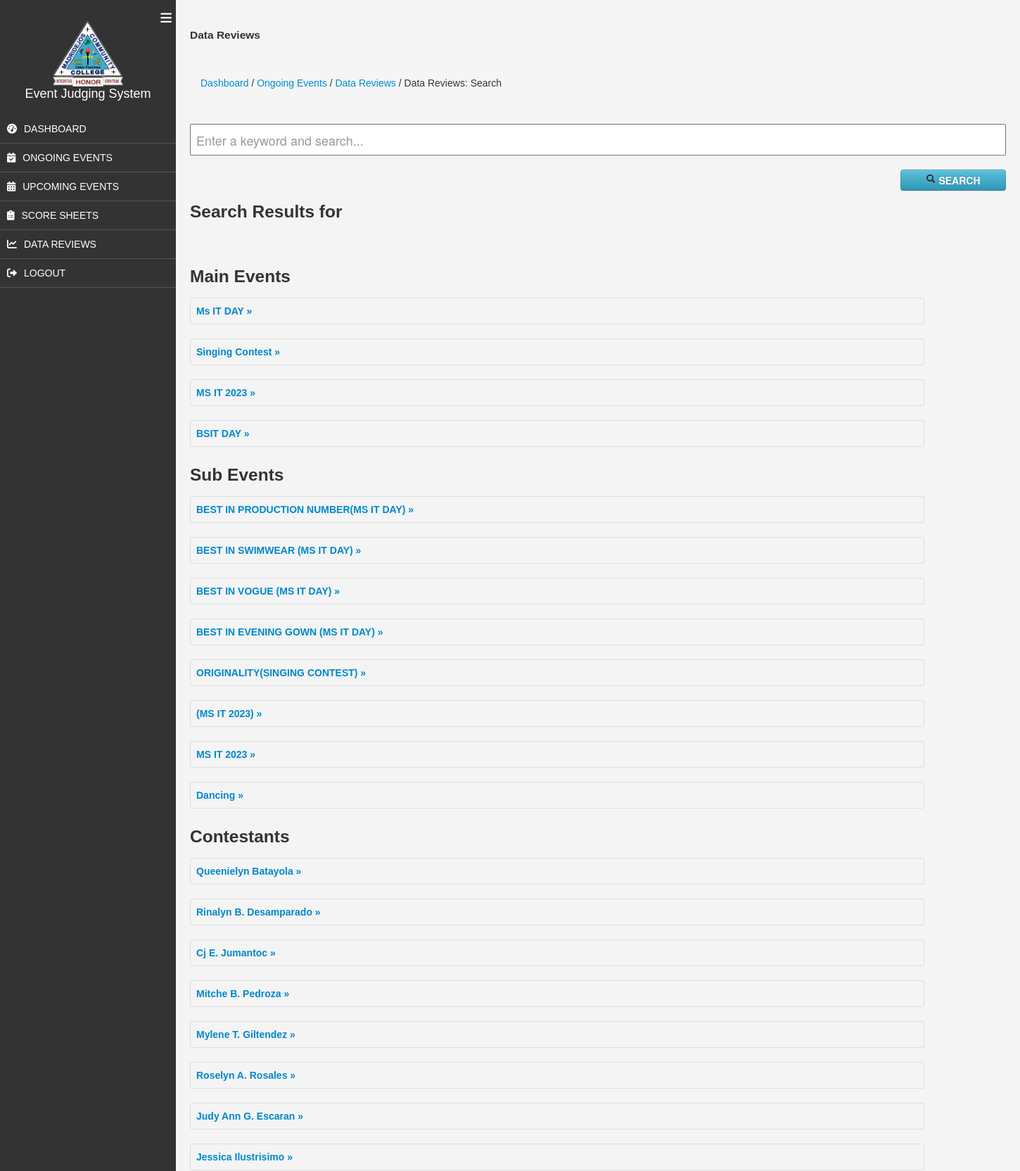
/admin/review_search.php (signed in, upper part), run on the app's committed database.
### tables this page shows
CREATE TABLE `main_event` (
  `mainevent_id` int(11) NOT NULL,
  `event_name` text NOT NULL,
  `status` text NOT NULL,
  `organizer_id` int(11) NOT NULL,
  `sy` varchar(9) NOT NULL,
  `date_start` text NOT NULL,
  `date_end` text NOT NULL,
  `place` text NOT NULL
);

CREATE TABLE `sub_event` (
  `subevent_id` int(11) NOT NULL,
  `mainevent_id` int(11) NOT NULL,
  `organizer_id` int(11) NOT NULL,
  `event_name` text NOT NULL,
  `status` text NOT NULL,
  `eventdate` text NOT NULL,
  `eventtime` text NOT NULL,
  `place` text NOT NULL,
  `txtpoll_status` text NOT NULL,
  `view` varchar(15) NOT NULL,
  `txtpollview` varchar(15) NOT NULL,
  `banner` varchar(100) NOT NULL
);

CREATE TABLE `contestants` (
  `contestant_id` int(11) NOT NULL,
  `fullname` text NOT NULL,
  `subevent_id` int(11) NOT NULL,
  `contestant_ctr` int(11) NOT NULL,
  `status` text NOT NULL,
  `txt_code` text NOT NULL,
  `rand_code` int(15) NOT NULL,
  `txtPollScore` int(11) NOT NULL,
  `Picture` text NOT NULL,
  `AddOn` varchar(80) NOT NULL
);

### admin/review_search.php (the view, shortened to what this page needs)
<!DOCTYPE html>
<html lang="en">
<?php
include('header2.php');
include('session.php');
$txtsearch = $_POST['txtsearch'];
?>
<head>
  <link rel="stylesheet" href="https://cdnjs.cloudflare.com/ajax/libs/font-awesome/6.0.0-beta3/css/all.min.css">
</head>
<body>
  <div class="sidebar" id="sidebar">
    <button class="toggle-btn" id="toggle-btn"><i class="fas fa-bars"></i></button>
    <div class="sidebar-heading">
      <img src="../img/logo.png" alt="Logo">
      <div>Event Judging System</div>
    </div>
    <ul>
      <li><a href="dashboard.php"><i class="fas fa-tachometer-alt"></i> <span>DASHBOARD</span></a></li>
      <li><a href="home.php"><i class="fas fa-calendar-check"></i> <span>ONGOING EVENTS</span></a></li>
      <li><a href="upcoming_events.php"><i class="fas fa-calendar-alt"></i> <span>UPCOMING EVENTS</span></a></li>
      <li><a href="score_sheets.php"><i class="fas fa-clipboard-list"></i> <span>SCORE SHEETS</span></a></li>
      <li><a href="rev_main_event.php"><i class="fas fa-chart-line"></i> <span>DATA REVIEWS</span></a></li>
      <li><a href="#" id="logout"><i class="fas fa-sign-out-alt"></i> <span>LOGOUT</span></a></li>
    </ul>
  </div>
  <div class="main" id="main-content">
    <div class="container">
      <h1>Data Reviews</h1>
    </div>
    <div class="container">
      <br />
      <div class="col-md-12">
        <ul class="breadcrumb">
          <li><a href="dashboard.php">Dashboard</a> / </li>
          <li><a href="home.php">Ongoing Events</a> / </li>
          <li><a href="rev_main_event.php">Data Reviews</a> / </li>
          <li>Data Reviews: Search</li>
        </ul>
      </div>
      <br />
    </div>
    <div class="col-lg-10">
      <form method="POST" target="_self" action="review_search.php">
        <input style="font-size: large; height: 45px !important; text-indent: 7px !important;" class="form-control btn-block" name="txtsearch" placeholder="Enter a keyword and search..." value="<?php echo $txtsearch; ?>" />
        <br />
        <button class="btn btn-info pull-right" style="width: 150px !important;"><i class="icon-search"></i> <strong>SEARCH</strong></button>
      </form>
    </div>
    <div class="row">
      <div class="span12">
        <h3>Search Results for <i><ins><?php echo $txtsearch; ?></ins></i></h3>
        <hr />
      </div>
    </div>
    <?php
      $event_query = $conn->query("select * from main_event where event_name like '%$txtsearch%'") or die(mysql_error());
      $menum_row = $event_query->rowcount();
      if( $menum_row > 0) { ?>
        <h3>Main Events</h3>
        <?php while ($event_row = $event_query->fetch()) {
          $search_mainevent_id = $event_row['mainevent_id']; ?>
          <table class="table table-bordered">
            <thead>
              <th><a title="click to view full details" target="_blank" href="print_all_results.php?main_event_id=<?php echo $search_mainevent_id; ?>"><?php echo $event_row['event_name']; ?> &raquo;</a></th>
            </thead>
          </table>
        <?php } } ?>
    <?php
      $event_query = $conn->query("select * from sub_event where event_name like '%$txtsearch%'") or die(mysql_error());
      $menum_row = $event_query->rowcount();
      if( $menum_row > 0) { ?>
        <h3>Sub Events</h3>
        <?php while ($event_row = $event_query->fetch()) {
          $search_mainevent_id = $event_row['mainevent_id'];
          $search_subevent_id = $event_row['subevent_id']; ?>
          <table class="table table-bordered">
            <thead>
              <th><a title="click to view full details" target="_blank" href="review_result.php?mainevent_id=<?php echo $search_mainevent_id; ?>&sub_event_id=<?php echo $search_subevent_id; ?>"><?php echo $event_row['event_name']; ?> &raquo;</a></th>
            </thead>
          </table>
        <?php } } ?>
    <?php
      $event_query = $conn->query("select * from contestants where fullname like '%$txtsearch%'") or die(mysql_error());
      $menum_row = $event_query->rowcount();
      if( $menum_row > 0) { ?>
        <h3>Contestants</h3>
        <?php while ($event_row = $event_query->fetch()) {
          $search_contestant_id = $event_row['contestant_id']; ?>
          <table class="table table-bordered">
            <thead>
              <th><a title="click to view full details" href="#"><?php echo $event_row['fullname']; ?> &raquo;</a></th>
            </thead>
          </table>
        <?php } } ?>
    </div>
</body>
</html>

### admin/header2.php (shortened to what this page needs)
<head>
    <link href="..//assets/css/bootstrap.css" rel="stylesheet">
    <link href="..//assets/css/bootstrap-responsive.css" rel="stylesheet">
    <link href="..//assets/css/docs.css" rel="stylesheet">
    <link href="..//assets/js/google-code-prettify/prettify.css" rel="stylesheet">
    <link href="..//assets/fullcalendar/main.css" rel="stylesheet">
  </head>

### assets/css/docs.css (style rules this page uses)
body { position: relative; padding-top: 40px; }
h2 + table, h3 + table, h4 + table, h2 + .row { margin-top: 5px; }

### assets/fullcalendar/main.css (style rules this page uses)
:root { --fc-daygrid-event-dot-width: 8px; }
:root { --fc-list-event-dot-width: 10px; --fc-list-event-hover-bg-color: #f5f5f5; }

### admin/review_search.php (style rules this page uses)
body { font-family: Arial, sans-serif; background-color: #f4f4f4; margin: 0; padding: 0; }
.sidebar { position: fixed; top: 0; left: 0; height: 100%; width: 250px; background-color: #333; color: #fff; padding-top: 20px; transition: all 0.3s; overflow: hidden; }
.sidebar .toggle-btn { position: absolute; top: 15px; right: -0px; background-color: transparent; color: #fff; border: none; cursor: pointer; transition: all 0.3s; }
.sidebar .toggle-btn i { font-size: 18px; }
.sidebar-heading { text-align: center; padding: 10px 0; font-size: 18px; margin-bottom: 10px; }
.sidebar-heading img { max-width: 100px; max-height: 100px; }
.sidebar ul { list-style-type: none; padding: 0; margin: 0; }
.sidebar ul li { padding: 10px; border-bottom: 1px solid #555; transition: all 0.3s; }
.sidebar ul li a { color: #fff; text-decoration: none; display: flex; align-items: center; }
.sidebar ul li a i { margin-right: 10px; transition: margin 0.3s; }
.sidebar ul li a span { display: inline-block; transition: opacity 0.3s; }
.main { margin-left: 250px; padding: 20px; transition: all 0.3s; }

### data on the page
main_event: event_name "Ms IT DAY"
main_event: event_name "Singing Contest"
main_event: event_name "MS IT 2023"
main_event: event_name "BSIT DAY"
sub_event: event_name "BEST IN PRODUCTION NUMBER(MS IT DAY)"
sub_event: event_name "BEST IN SWIMWEAR (MS IT DAY)"
sub_event: event_name "BEST IN VOGUE (MS IT DAY)"
sub_event: event_name "BEST IN EVENING GOWN (MS IT DAY)"
sub_event: event_name "ORIGINALITY(SINGING CONTEST)"
sub_event: event_name "(MS IT 2023)"
sub_event: event_name "MS IT 2023"
sub_event: event_name "Dancing"
contestants: fullname "Queenielyn Batayola"
contestants: fullname "Rinalyn B. Desamparado"
contestants: fullname "Cj E. Jumantoc"
contestants: fullname "Mitche B. Pedroza"
contestants: fullname "Mylene T. Giltendez"
contestants: fullname "Roselyn A. Rosales"
contestants: fullname "Judy Ann G. Escaran"
contestants: fullname "Jessica Ilustrisimo"
